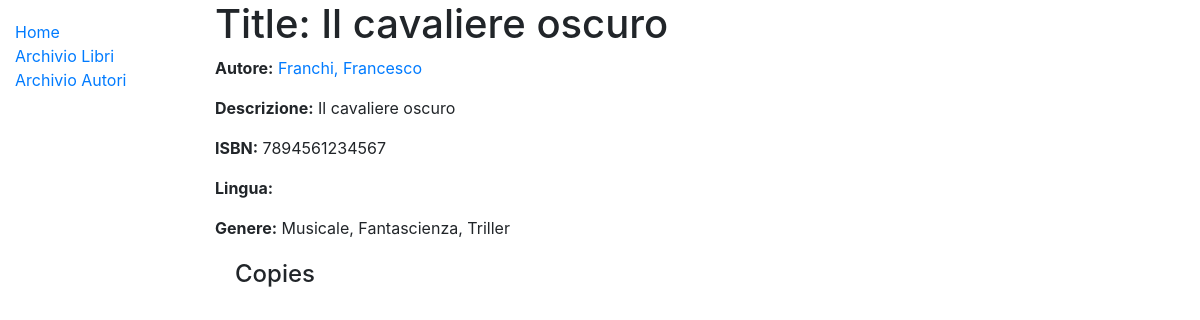
Page /catalog/book/5 on the committed database.
### catalog/models.py (models this page shows, shortened)
class Book(models.Model):
    title = models.CharField(max_length=200)
    author = models.ForeignKey('Author', on_delete=models.SET_NULL, null=True)
    summary = models.TextField(max_length=1000, help_text='Enter a brief description of the book')
    isbn = models.CharField('ISBN', max_length=13, help_text='13 Character <a href="https://www.isbn-international.org/content/what-isbn">ISBN number</a>')
    genre = models.ManyToManyField(Genre, help_text='Select a genre for this book')
    def display_genre(self):
        """Create a string for the Genre. This is required to display genre in Admin."""
        return ', '.join(genre.name for genre in self.genre.all()[:3])
    display_genre.short_description = 'Genre'

class Author(models.Model):
    first_name = models.CharField(max_length=100)
    last_name = models.CharField(max_length=100)
    date_of_birth = models.DateField(null=True, blank=True)
    date_of_death = models.DateField('Died', null=True, blank=True)
    class Meta:
        ordering = ['last_name', 'first_name']
    def get_absolute_url(self):
        return reverse('author-detail', args=[str(self.id)])
    def __str__(self):
        return f'{self.last_name}, {self.first_name}'

class Genre(models.Model):
    name = models.CharField(max_length=200, help_text='Enter a book genre (e.g. Science Fiction)')
    def __str__(self):
        return self.name

### catalog/views.py (the view)
# urls.py: path('book/<int:pk>', views.BookDetailView.as_view(), name='book-detail'),
class BookDetailView(generic.DetailView):
    model = Book

### catalog/templates/catalog/book_detail.html (shortened to what this page needs)
{% extends "base_generic.html" %}
{% block content %}
  <h1>Title: {{ book.title }}</h1>
  <p><strong>Autore:</strong> <a href="{{book.author.get_absolute_url}}">{{ book.author }}</a></p>
  <p><strong>Descrizione:</strong> {{ book.summary }}</p>
  <p><strong>ISBN:</strong> {{ book.isbn }}</p>
  <p><strong>Lingua:</strong> {{ book.language }}</p>
  <p><strong>Genere:</strong> {% for genre in book.genre.all %} {{ genre }}{% if not forloop.last %}, {% endif %}{% endfor %}</p>
  <div style="margin-left:20px;margin-top:20px">
    <h4>Copies</h4>
  </div>
{% endblock %}

### rows in the picture
Book: title "Il cavaliere oscuro", author "Franchi, Francesco", summary "Il cavaliere oscuro", isbn "7894561234567"
Genre: name "Musicale"
Genre: name "Fantascienza"
Genre: name "Triller"
